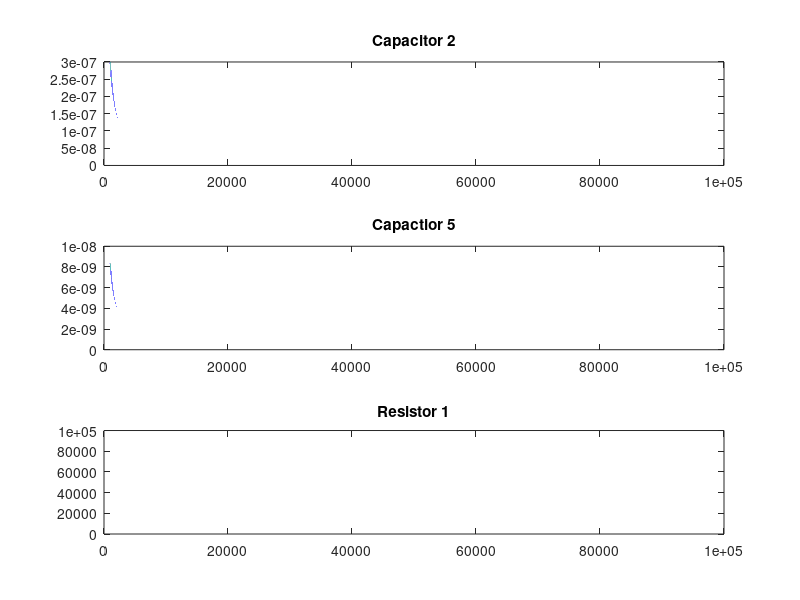
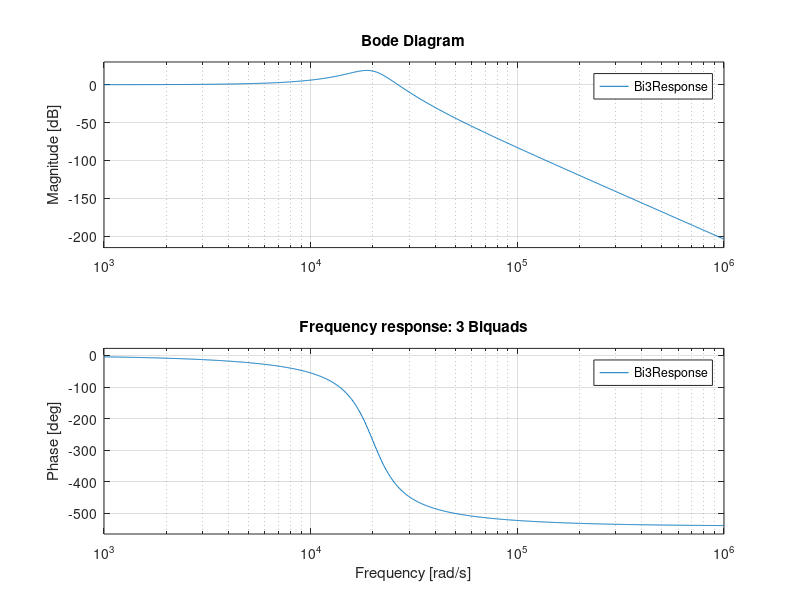

Here is the MATLAB script that generated these plots, in order:
clc;
clear all;
close all;
format shorteng;

N = 1 * 10^6;       %Sample size for sweeping components

KLP = 1;            %gain
OmegaP = 20000;         %3db point
QP = 2;             %Quality factor

% R = 10 * 10^3;      %Select resistor value
R = linspace(1000, 100000, N);      %sweep resistor R from 1ohm to 100kohm

R3 = R;
R4 = R;

C2 = zeros(1, N);
C5 = zeros(1, N);
R1 = zeros(1, N);


for jj = 1:N
    C2(1, jj) = ((KLP + 2)*QP) / (OmegaP * R(1, jj));
    C5(1, jj) = 1 / ((KLP+  2) * QP * OmegaP * R(1, jj));
    R1(1, jj) = R(1, jj) / KLP;
end

subplot(3,1,1);
plot(R, C2);
title('Capacitor 2');

subplot(3,1,2);
plot(R, C5);
title('Capactior 5');

subplot(3,1,3);
plot(R, R1);
title('Resistor 1');


s = tf('s');

Numer = KLP * OmegaP^2;
Denom = s^2 + (OmegaP / QP) * s + OmegaP^2;

Gv = Numer / Denom;
Bi1Response = Gv;
Bi2Response = Gv * Gv;
Bi3Response = Gv * Gv * Gv;


figure;
subplot(3,1,1);
bode(Bi1Response);
title('Frequency response: 1 Biquad');

subplot(3,1,2);
bode(Bi2Response);
title('Frequency response: 2 Biquads');

subplot(3,1,3);
bode(Bi3Response);
title('Frequency response: 3 Biquads');
















